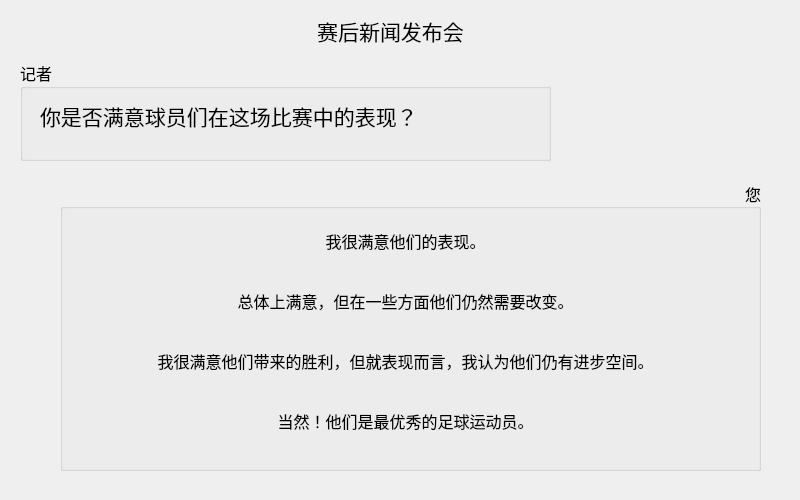
<?xml version="1.0" encoding="UTF-8"?>
<ui version="4.0">
 <class>afterGameWinDialog_2</class>
 <widget class="QDialog" name="afterGameWinDialog_2">
  <property name="geometry">
   <rect>
    <x>0</x>
    <y>0</y>
    <width>800</width>
    <height>500</height>
   </rect>
  </property>
  <property name="windowTitle">
   <string>Dialog</string>
  </property>
  <widget class="QLabel" name="label">
   <property name="geometry">
    <rect>
     <x>180</x>
     <y>10</y>
     <width>421</width>
     <height>41</height>
    </rect>
   </property>
   <property name="font">
    <font>
     <family>等线</family>
     <pointsize>16</pointsize>
    </font>
   </property>
   <property name="text">
    <string>赛后新闻发布会</string>
   </property>
   <property name="alignment">
    <set>Qt::AlignCenter</set>
   </property>
  </widget>
  <widget class="QGroupBox" name="groupBox">
   <property name="geometry">
    <rect>
     <x>20</x>
     <y>60</y>
     <width>531</width>
     <height>101</height>
    </rect>
   </property>
   <property name="font">
    <font>
     <family>等线</family>
     <pointsize>12</pointsize>
    </font>
   </property>
   <property name="title">
    <string>记者</string>
   </property>
   <widget class="QLabel" name="label_2">
    <property name="geometry">
     <rect>
      <x>20</x>
      <y>40</y>
      <width>531</width>
      <height>31</height>
     </rect>
    </property>
    <property name="font">
     <font>
      <family>楷体</family>
      <pointsize>16</pointsize>
     </font>
    </property>
    <property name="text">
     <string>你是否满意球员们在这场比赛中的表现？</string>
    </property>
   </widget>
  </widget>
  <widget class="QGroupBox" name="groupBox_2">
   <property name="geometry">
    <rect>
     <x>60</x>
     <y>180</y>
     <width>701</width>
     <height>291</height>
    </rect>
   </property>
   <property name="font">
    <font>
     <family>等线</family>
     <pointsize>12</pointsize>
    </font>
   </property>
   <property name="title">
    <string>您</string>
   </property>
   <property name="alignment">
    <set>Qt::AlignRight|Qt::AlignTrailing|Qt::AlignVCenter</set>
   </property>
   <widget class="QToolButton" name="toolButton">
    <property name="geometry">
     <rect>
      <x>30</x>
      <y>40</y>
      <width>631</width>
      <height>41</height>
     </rect>
    </property>
    <property name="font">
     <font>
      <family>楷体</family>
     </font>
    </property>
    <property name="text">
     <string>我很满意他们的表现。</string>
    </property>
    <property name="autoRaise">
     <bool>true</bool>
    </property>
   </widget>
   <widget class="QToolButton" name="toolButton_2">
    <property name="geometry">
     <rect>
      <x>30</x>
      <y>100</y>
      <width>631</width>
      <height>41</height>
     </rect>
    </property>
    <property name="font">
     <font>
      <family>楷体</family>
     </font>
    </property>
    <property name="text">
     <string>总体上满意，但在一些方面他们仍然需要改变。</string>
    </property>
    <property name="autoRaise">
     <bool>true</bool>
    </property>
   </widget>
   <widget class="QToolButton" name="toolButton_3">
    <property name="geometry">
     <rect>
      <x>30</x>
      <y>160</y>
      <width>631</width>
      <height>41</height>
     </rect>
    </property>
    <property name="font">
     <font>
      <family>楷体</family>
     </font>
    </property>
    <property name="text">
     <string>我很满意他们带来的胜利，但就表现而言，我认为他们仍有进步空间。</string>
    </property>
    <property name="autoRaise">
     <bool>true</bool>
    </property>
   </widget>
   <widget class="QToolButton" name="toolButton_4">
    <property name="geometry">
     <rect>
      <x>30</x>
      <y>220</y>
      <width>631</width>
      <height>41</height>
     </rect>
    </property>
    <property name="font">
     <font>
      <family>楷体</family>
     </font>
    </property>
    <property name="text">
     <string>当然！他们是最优秀的足球运动员。</string>
    </property>
    <property name="autoRaise">
     <bool>true</bool>
    </property>
   </widget>
  </widget>
 </widget>
 <resources/>
 <connections/>
</ui>
